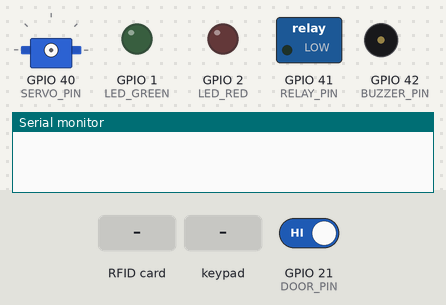
Recording of a sketch running on a simulated ESP32-S3. On the bench: servo, switched loads named in the sketch (green lamp = pin HIGH), output pins drawn as LEDs (lit = HIGH), buzzer (waves = sounding), the last lines printed to the serial monitor. Inputs (shaded band) come from the test bench; at power-on: GPIO 21 (DOOR_PIN) HIGH. WiFi joins after 1.5 s; servers stay silent unless stated; no MQTT or app messages arrive unless stated; servo pulses on a pin are drawn as a servo (544–2400 µs = 0–180°).

Above: at 0.0 s.
At 2.4 s:
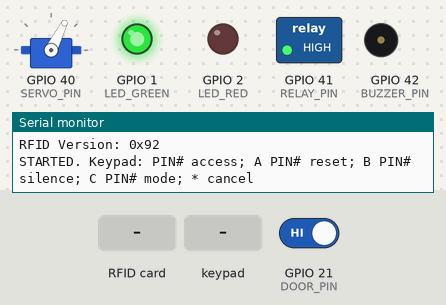
2.5 s: GPIO 21 (DOOR_PIN) driven LOW
At 3.6 s:
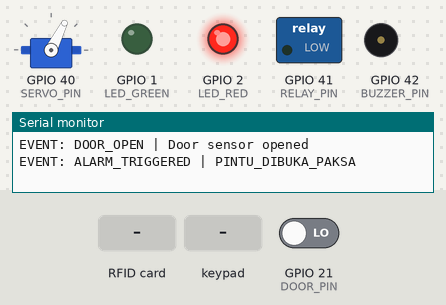
5.5 s: RFID card 0D B3 F3 80 held to the reader
8.5 s: key '1' pressed
11.5 s: keypad keys 2 3 2 3 2 3 # pressed 0.4 s apart
15.8 s: key 'A' pressed
18.8 s: keypad keys 2 3 2 3 2 3 * pressed 0.4 s apart
Timing chart, 0 to 24.1 s (numbered marks = the images above; inputs shaded):
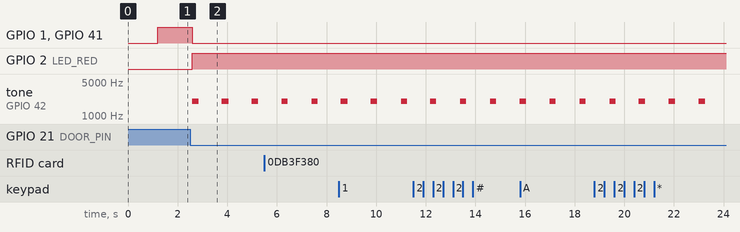

The sketch:

SmartLab_V4_Stage9B.ino
```cpp
#include <Arduino.h>
#include <WiFi.h>
#include <PubSubClient.h>
#include <SPI.h>
#include <MFRC522.h>
#include <Keypad.h>

// SMART LAB SECURITY V4 - TAHAP 9B
// Prototipe demonstrasi: jangan gunakan sebagai satu-satunya proteksi pintu nyata.
// Arduino-ESP32 Core 3.x; library PubSubClient, MFRC522, Keypad.
// Kredensial: isi secara lokal, JANGAN push firmware berisi password ke GitHub.

// ===== JARINGAN =====
const char *WIFI_SSID = "YOUR_WIFI_SSID";
const char *WIFI_PASSWORD = "YOUR_WIFI_PASSWORD";
const char *MQTT_HOST = "YOUR_BROKER_IP"; // IP laptop/server MQTT
const uint16_t MQTT_PORT = 1884;
const char *MQTT_USER = "smartlab";
const char *MQTT_PASSWORD = "YOUR_MQTT_PASSWORD";

const char *TOPIC_TELEMETRY = "smartlab/security/hardware/telemetry";
const char *TOPIC_HEARTBEAT = "smartlab/security/hardware/heartbeat";
const char *TOPIC_EVENT = "smartlab/security/hardware/event";

// ===== INPUT =====
constexpr uint8_t RFID_SS = 10;
constexpr uint8_t RFID_RST = 9;
constexpr uint8_t RFID_SCK = 12;
constexpr uint8_t RFID_MOSI = 11;
constexpr uint8_t RFID_MISO = 13;
constexpr uint8_t DOOR_PIN = 21; // LOW=OPEN, tombol ke GND
constexpr uint8_t PIR_PIN = 38;

// ===== OUTPUT =====
constexpr uint8_t SERVO_PIN = 40;
constexpr uint8_t LED_GREEN = 1;
constexpr uint8_t LED_RED = 2;
constexpr uint8_t RELAY_PIN = 41;
constexpr uint8_t BUZZER_PIN = 42; // melalui driver transistor

// Pengujian relay 9A sebelumnya harus sesuai konfigurasi ini.
constexpr bool RELAY_ACTIVE_LOW = true;
constexpr uint32_t SERVO_FREQ = 50;
constexpr uint8_t SERVO_RES = 14;
constexpr uint16_t SERVO_LOCK_US = 1200;
constexpr uint16_t SERVO_UNLOCK_US = 1800;
constexpr uint32_t UNLOCK_TIMEOUT_MS = 10000;
constexpr uint32_t PIR_WARMUP_MS = 60000;
constexpr uint32_t BUZZER_ON_MS = 250;
constexpr uint32_t BUZZER_PERIOD_MS = 1200;

// Ganti UID dengan kartu resmi uji. UID bukan faktor autentikasi yang kuat.
const char *VALID_UID = "0D:B3:F3:80";
// Ganti dengan PIN lokal minimal 6 digit; contoh sengaja tidak disertakan.
const char *VALID_PIN = "232323";

const byte ROWS = 4, COLS = 4;
char keymap[ROWS][COLS] = {
  {'1','2','3','A'}, {'4','5','6','B'},
  {'7','8','9','C'}, {'*','0','#','D'}
};
byte rowPins[ROWS] = {4,5,6,7};
byte colPins[COLS] = {15,16,17,18};
Keypad keypad = Keypad(makeKeymap(keymap), rowPins, colPins, ROWS, COLS);
MFRC522 rfid(RFID_SS, RFID_RST);
WiFiClient wifiClient;
PubSubClient mqtt(wifiClient);

// ===== STATUS =====
enum LocalAction : uint8_t { ACCESS=0, RESET_ALARM, SILENCE_ALARM, TOGGLE_MODE };
LocalAction localAction = ACCESS;
String pinBuffer;
String lastAccess = "NONE";
String alarmReason;
String mode = "NORMAL";
bool servoReady = false, buzzerReady = false;
bool unlocked = false, openedAfterUnlock = false;
bool alarmActive = false, buzzerSilenced = false;
bool pirReady = false, doorStableOpen = false, doorCandidateOpen = false;
bool doorInitialized = false;
bool buzzerOn = false;
uint8_t failedRFID = 0, failedPIN = 0;
uint32_t unlockedAt = 0, pirStart = 0, doorCandidateSince = 0;
uint32_t lastKeyTime = 0, lastCardRead = 0;
uint32_t lastTelemetry = 0, lastHeartbeat = 0;
uint32_t lastWiFiAttempt = 0, lastMQTTAttempt = 0;
uint32_t buzzerCycleStart = 0;
constexpr uint32_t PIN_TIMEOUT_MS = 15000;

bool doorOpenRaw() { return digitalRead(DOOR_PIN) == LOW; }
bool motionDetected() { return pirReady && digitalRead(PIR_PIN) == HIGH; }

void relaySet(bool on) {
  digitalWrite(RELAY_PIN, RELAY_ACTIVE_LOW ? (on ? LOW : HIGH) : (on ? HIGH : LOW));
}
void buzzerSet(bool on) {
  if (!buzzerReady) return;
  if (buzzerOn == on) return;
  buzzerOn = on;
  ledcWriteTone(BUZZER_PIN, on ? 2000 : 0);
}
void updateOutputs() {
  digitalWrite(LED_GREEN, alarmActive ? LOW : HIGH);
  digitalWrite(LED_RED, alarmActive ? HIGH : LOW);
  relaySet(alarmActive);
  if (!alarmActive || buzzerSilenced) {
    buzzerSet(false);
    return;
  }
  // Bunyi periodik untuk mengurangi beban buzzer.
  uint32_t phase = (millis() - buzzerCycleStart) % BUZZER_PERIOD_MS;
  buzzerSet(phase < BUZZER_ON_MS);
}

void publishEvent(const char *type, const char *detail) {
  // type/detail hanya konstanta internal; tidak mengirim UID/PIN.
  char payload[256];
  snprintf(payload, sizeof(payload),
    "{\"source\":\"HARDWARE\",\"device\":\"ESP32-S3\",\"type\":\"%s\",\"detail\":\"%s\"}",
    type, detail);
  if (mqtt.connected()) mqtt.publish(TOPIC_EVENT, payload, false);
  Serial.printf("EVENT: %s | %s\n", type, detail);
}
void triggerAlarm(const char *reason) {
  if (alarmActive) return;
  alarmActive = true;
  buzzerSilenced = false;
  alarmReason = reason;
  buzzerCycleStart = millis();
  updateOutputs();
  publishEvent("ALARM_TRIGGERED", reason);
}

bool servoPulse(uint16_t pulseUs) {
  if (!servoReady) return false;
  const uint32_t maxDuty = (1UL << SERVO_RES) - 1UL;
  return ledcWrite(SERVO_PIN, (uint32_t)pulseUs * maxDuty / 20000UL);
}
void lockDoor(const char *reason) {
  // DILARANG menggerakkan pengunci saat sensor pintu OPEN.
  if (doorStableOpen || doorOpenRaw()) {
    publishEvent("LOCK_BLOCKED", "Door open");
    return;
  }
  if (!servoPulse(SERVO_LOCK_US)) {
    publishEvent("ACTUATOR_ERROR", "Lock PWM failed");
    return;
  }
  bool wasUnlocked = unlocked;
  unlocked = false;
  openedAfterUnlock = false;
  unlockedAt = 0;
  if (wasUnlocked) publishEvent("DOOR_LOCKED", reason);
}
void unlockDoor(const char *method) {
  if (alarmActive || doorStableOpen || doorOpenRaw()) {
    publishEvent("ACCESS_BLOCKED", "Alarm or door open");
    return;
  }
  if (!servoPulse(SERVO_UNLOCK_US)) {
    publishEvent("ACTUATOR_ERROR", "Unlock PWM failed");
    return;
  }
  unlocked = true;
  unlockedAt = millis();
  openedAfterUnlock = false;
  lastAccess = method;
  failedRFID = 0;
  failedPIN = 0;
  publishEvent("ACCESS_GRANTED", method);
  Serial.println("SERVO COMMAND: UNLOCK");
}
void accessDenied(bool byRFID) {
  if (alarmActive) {
    publishEvent("ACCESS_BLOCKED", "Alarm active");
    return;
  }
  if (byRFID) {
    if (failedRFID < 3) failedRFID++;
    publishEvent("RFID_DENIED", "Unknown card");
    Serial.printf("RFID failed: %u/3\n", failedRFID);
    if (failedRFID >= 3) triggerAlarm("RFID_GAGAL_3X");
  } else {
    if (failedPIN < 3) failedPIN++;
    publishEvent("PIN_DENIED", "Incorrect PIN");
    Serial.printf("PIN failed: %u/3\n", failedPIN);
    if (failedPIN >= 3) triggerAlarm("PIN_GAGAL_3X");
  }
}
void handleRFID() {
  if (!rfid.PICC_IsNewCardPresent() || !rfid.PICC_ReadCardSerial()) return;
  if (millis() - lastCardRead < 1500) {
    rfid.PICC_HaltA(); rfid.PCD_StopCrypto1(); return;
  }
  lastCardRead = millis();
  String uid;
  for (byte i=0; i<rfid.uid.size; i++) {
    if (i) uid += ':';
    if (rfid.uid.uidByte[i] < 16) uid += '0';
    uid += String(rfid.uid.uidByte[i], HEX);
  }
  uid.toUpperCase();
  if (uid == VALID_UID) unlockDoor("RFID");
  else accessDenied(true);
  rfid.PICC_HaltA();
  rfid.PCD_StopCrypto1();
}

void handleLocalAction() {
  switch (localAction) {
    case ACCESS: unlockDoor("KEYPAD"); break;
    case RESET_ALARM:
      if (doorStableOpen || doorOpenRaw() ||
          (mode == "AFTERHOURS" && motionDetected())) {
        publishEvent("RESET_DENIED", "Door open or motion detected");
      } else {
        // Reset tidak memerlukan aktuator baru: hanya ketika pintu CLOSED.
        alarmActive = false;
        buzzerSilenced = false;
        alarmReason = "";
        failedRFID = failedPIN = 0;
        updateOutputs();
        lockDoor("Local reset");
        publishEvent("ALARM_RESET", "PIN verified locally");
      }
      break;
    case SILENCE_ALARM:
      if (alarmActive) {
        buzzerSilenced = true;
        updateOutputs(); // relay & LED merah tetap aktif
        publishEvent("ALARM_SILENCED", "Buzzer off only");
      } else publishEvent("SILENCE_IGNORED", "No active alarm");
      break;
    case TOGGLE_MODE:
      mode = (mode == "NORMAL") ? "AFTERHOURS" : "NORMAL";
      publishEvent("MODE_CHANGE", mode.c_str());
      if (mode == "AFTERHOURS" && motionDetected() && !unlocked)
        triggerAlarm("INTRUSI_PIR");
      break;
  }
}
void handleKeypad() {
  if (pinBuffer.length() && millis()-lastKeyTime > PIN_TIMEOUT_MS) {
    pinBuffer = "";
    localAction = ACCESS;
    Serial.println("PIN input timeout");
  }
  char k = keypad.getKey();
  if (!k) return;
  lastKeyTime = millis();
  if (k == '*') {
    pinBuffer = ""; localAction = ACCESS;
    Serial.println("Input canceled"); return;
  }
  if ((k == 'A' || k == 'B' || k == 'C') && pinBuffer.isEmpty()) {
    localAction = (k=='A') ? RESET_ALARM : (k=='B') ? SILENCE_ALARM : TOGGLE_MODE;
    Serial.println(k=='A' ? "Enter PIN then # for RESET" :
                   k=='B' ? "Enter PIN then # for SILENCE" :
                            "Enter PIN then # for MODE");
    return;
  }
  if (k == '#') {
    if (pinBuffer.length()) {
      if (pinBuffer == VALID_PIN) handleLocalAction();
      else accessDenied(false);
    }
    pinBuffer = "";
    localAction = ACCESS;
    return;
  }
  if (k >= '0' && k <= '9' && pinBuffer.length() < 12) {
    pinBuffer += k;
    Serial.println("Key entered: *");
  }
}

void handleDoor() {
  bool raw = doorOpenRaw();
  uint32_t now = millis();
  if (!doorInitialized) {
    doorInitialized = true;
    doorStableOpen = doorCandidateOpen = raw;
    doorCandidateSince = now;
    return;
  }
  if (raw != doorCandidateOpen) {
    doorCandidateOpen = raw;
    doorCandidateSince = now;
  }
  if (doorCandidateOpen == doorStableOpen || now - doorCandidateSince < 40) return;
  doorStableOpen = doorCandidateOpen;
  if (doorStableOpen) {
    publishEvent("DOOR_OPEN", "Door sensor opened");
    if (unlocked) openedAfterUnlock = true;
    else triggerAlarm("PINTU_DIBUKA_PAKSA");
  } else {
    publishEvent("DOOR_CLOSED", "Door sensor closed");
    if (unlocked && openedAfterUnlock) lockDoor("Door closed after access");
  }
}
void handleAutoLock() {
  if (!unlocked || doorStableOpen || doorOpenRaw()) return;
  if (!openedAfterUnlock && millis() - unlockedAt >= UNLOCK_TIMEOUT_MS)
    lockDoor("Auto-lock after 10 seconds");
}
void handlePIR() {
  if (!pirReady && millis() - pirStart >= PIR_WARMUP_MS) {
    pirReady = true;
    Serial.println("PIR READY");
  }
  if (pirReady && mode == "AFTERHOURS" && motionDetected() && !unlocked)
    triggerAlarm("INTRUSI_PIR");
}
void connectNetwork() {
  uint32_t now = millis();
  if (WiFi.status() != WL_CONNECTED) {
    if (now - lastWiFiAttempt >= 10000) {
      lastWiFiAttempt = now;
      WiFi.disconnect(); WiFi.begin(WIFI_SSID, WIFI_PASSWORD);
      Serial.println("Connecting Wi-Fi...");
    }
    return;
  }
  if (mqtt.connected()) return;
  if (now - lastMQTTAttempt < 5000) return;
  lastMQTTAttempt = now;
  String id = "smartlab-v4-" + WiFi.macAddress();
  id.replace(":", "");
  if (mqtt.connect(id.c_str(), MQTT_USER, MQTT_PASSWORD)) {
    Serial.println("MQTT CONNECTED");
    publishEvent("DEVICE_ONLINE", "ESP32-S3 connected");
    lastTelemetry = millis() - 2000;
    lastHeartbeat = millis() - 5000;
  } else {
    Serial.printf("MQTT FAILED: %d\n", mqtt.state());
  }
}
void sendTelemetry() {
  char payload[512];
  snprintf(payload, sizeof(payload),
    "{\"device\":\"ESP32-S3\",\"source\":\"HARDWARE\","
    "\"door\":\"%s\",\"lock\":\"%s\",\"lock_verified\":false,"
    "\"motion\":%s,\"alarm\":%s,\"mode\":\"%s\","
    "\"buzzer\":%s,\"relay\":%s,\"buzzer_silenced\":%s,"
    "\"pir_ready\":%s,\"failedRFID\":%u,\"failedPIN\":%u,"
    "\"lastAccess\":\"%s\",\"alarm_reason\":\"%s\"}",
    doorStableOpen ? "OPEN" : "CLOSED",
    unlocked ? "UNLOCKED" : "LOCKED",
    motionDetected() ? "true" : "false",
    alarmActive ? "true" : "false",
    mode.c_str(), buzzerOn ? "true" : "false",
    alarmActive ? "true" : "false",
    buzzerSilenced ? "true" : "false",
    pirReady ? "true" : "false",
    failedRFID, failedPIN, lastAccess.c_str(), alarmReason.c_str());
  bool ok = mqtt.publish(TOPIC_TELEMETRY, payload, false);
  Serial.println(ok ? "TELEMETRY SENT" : "TELEMETRY FAILED");
}
void sendHeartbeat() {
  char payload[160];
  snprintf(payload, sizeof(payload),
    "{\"device\":\"ESP32-S3\",\"source\":\"HARDWARE\",\"status\":\"ONLINE\",\"uptime_ms\":%lu}",
    (unsigned long)millis());
  mqtt.publish(TOPIC_HEARTBEAT, payload, false);
}

void setup() {
  Serial.begin(115200);
  delay(1200);
  Serial.println("SMART LAB V4 - STAGE 9B");
  pinMode(DOOR_PIN, INPUT_PULLUP);
  pinMode(PIR_PIN, INPUT);
  pinMode(LED_GREEN, OUTPUT);
  pinMode(LED_RED, OUTPUT);
  digitalWrite(LED_GREEN, LOW);
  digitalWrite(LED_RED, LOW);
  // Tentukan kondisi tidak aktif relay sedini mungkin.
  digitalWrite(RELAY_PIN, RELAY_ACTIVE_LOW ? HIGH : LOW);
  pinMode(RELAY_PIN, OUTPUT);
  relaySet(false);
  servoReady = ledcAttach(SERVO_PIN, SERVO_FREQ, SERVO_RES);
  buzzerReady = ledcAttach(BUZZER_PIN, 2000, 8);
  if (!servoReady || !buzzerReady) {
    Serial.println("PWM INIT FAILED - STOP");
    while(true) delay(1000);
  }
  buzzerOn = false;
  ledcWriteTone(BUZZER_PIN, 0);
  doorStableOpen = doorCandidateOpen = doorOpenRaw();
  doorInitialized = true;
  doorCandidateSince = millis();
  if (!doorStableOpen && !servoPulse(SERVO_LOCK_US)) {
    Serial.println("LOCK SERVO COMMAND FAILED - STOP");
    while(true) delay(1000);
  }
  if (doorStableOpen) triggerAlarm("DOOR_OPEN_AT_STARTUP");
  else updateOutputs();
  SPI.begin(RFID_SCK, RFID_MISO, RFID_MOSI, RFID_SS);
  rfid.PCD_Init();
  Serial.printf("RFID Version: 0x%02X\n", rfid.PCD_ReadRegister(MFRC522::VersionReg));
  pirStart = millis();
  WiFi.mode(WIFI_STA);
  WiFi.begin(WIFI_SSID, WIFI_PASSWORD);
  mqtt.setServer(MQTT_HOST, MQTT_PORT);
  mqtt.setKeepAlive(30);
  mqtt.setBufferSize(768);
  Serial.println("STARTED. Keypad: PIN# access; A PIN# reset; B PIN# silence; C PIN# mode; * cancel");
}
void loop() {
  connectNetwork();
  handleDoor();
  handlePIR();
  handleRFID();
  handleKeypad();
  handleAutoLock();
  updateOutputs();
  if (mqtt.connected()) {
    mqtt.loop();
    uint32_t now = millis();
    if (now - lastTelemetry >= 2000) {
      lastTelemetry = now; sendTelemetry();
    }
    if (now - lastHeartbeat >= 5000) {
      lastHeartbeat = now; sendHeartbeat();
    }
  }
  delay(5);
}
```

Measured:
- after the input at 2.5 s, GPIO 1 (LED_GREEN), GPIO 41 (RELAY_PIN): HIGH → LOW after 0.08 s; GPIO 2 (LED_RED): LOW → HIGH after 0.08 s; tone on GPIO 42 (BUZZER_PIN): alternates 2000 Hz for 0.27 s and silent for 0.93 s, starting after 0.08 s
